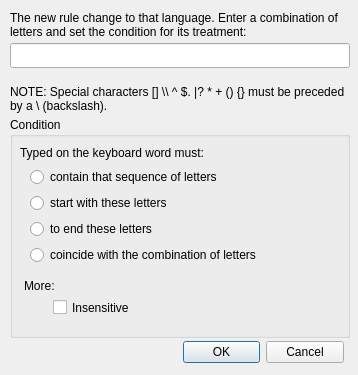
<?xml version="1.0" encoding="UTF-8"?>
<ui version="4.0">
 <class>AddRules</class>
 <widget class="QDialog" name="AddRules">
  <property name="geometry">
   <rect>
    <x>0</x>
    <y>0</y>
    <width>358</width>
    <height>375</height>
   </rect>
  </property>
  <property name="minimumSize">
   <size>
    <width>358</width>
    <height>375</height>
   </size>
  </property>
  <property name="maximumSize">
   <size>
    <width>358</width>
    <height>375</height>
   </size>
  </property>
  <property name="windowTitle">
   <string>Add your rule change...</string>
  </property>
  <widget class="QDialogButtonBox" name="cmdBox">
   <property name="geometry">
    <rect>
     <x>183</x>
     <y>340</y>
     <width>161</width>
     <height>25</height>
    </rect>
   </property>
   <property name="orientation">
    <enum>Qt::Horizontal</enum>
   </property>
   <property name="standardButtons">
    <set>QDialogButtonBox::Cancel|QDialogButtonBox::Ok</set>
   </property>
  </widget>
  <widget class="QLabel" name="label">
   <property name="geometry">
    <rect>
     <x>10</x>
     <y>-1</y>
     <width>341</width>
     <height>51</height>
    </rect>
   </property>
   <property name="text">
    <string>The new rule change to that language. Enter a combination of letters and set the condition for its treatment:</string>
   </property>
   <property name="wordWrap">
    <bool>true</bool>
   </property>
  </widget>
  <widget class="QLineEdit" name="txtWords">
   <property name="geometry">
    <rect>
     <x>10</x>
     <y>43</y>
     <width>340</width>
     <height>25</height>
    </rect>
   </property>
   <property name="minimumSize">
    <size>
     <width>0</width>
     <height>25</height>
    </size>
   </property>
   <property name="maximumSize">
    <size>
     <width>16777215</width>
     <height>25</height>
    </size>
   </property>
  </widget>
  <widget class="QLabel" name="label_2">
   <property name="geometry">
    <rect>
     <x>10</x>
     <y>73</y>
     <width>341</width>
     <height>51</height>
    </rect>
   </property>
   <property name="text">
    <string>NOTE: Special characters [] \\ ^ $. |? * + () {} must be preceded by a \ (backslash).</string>
   </property>
   <property name="wordWrap">
    <bool>true</bool>
   </property>
  </widget>
  <widget class="QGroupBox" name="groupBox">
   <property name="geometry">
    <rect>
     <x>10</x>
     <y>117</y>
     <width>340</width>
     <height>221</height>
    </rect>
   </property>
   <property name="title">
    <string>Condition</string>
   </property>
   <widget class="QLabel" name="label_3">
    <property name="geometry">
     <rect>
      <x>10</x>
      <y>20</y>
      <width>321</width>
      <height>31</height>
     </rect>
    </property>
    <property name="minimumSize">
     <size>
      <width>300</width>
      <height>0</height>
     </size>
    </property>
    <property name="text">
     <string>Typed on the keyboard word must:</string>
    </property>
   </widget>
   <widget class="QWidget" name="verticalLayoutWidget">
    <property name="geometry">
     <rect>
      <x>20</x>
      <y>50</y>
      <width>311</width>
      <height>101</height>
     </rect>
    </property>
    <layout class="QVBoxLayout" name="verticalLayout">
     <item>
      <widget class="QRadioButton" name="rdbComtaint">
       <property name="text">
        <string>contain that sequence of letters</string>
       </property>
      </widget>
     </item>
     <item>
      <widget class="QRadioButton" name="rdbStart">
       <property name="text">
        <string>start with these letters</string>
       </property>
      </widget>
     </item>
     <item>
      <widget class="QRadioButton" name="rdbEnd">
       <property name="text">
        <string>to end these letters</string>
       </property>
      </widget>
     </item>
     <item>
      <widget class="QRadioButton" name="rdbCoincide">
       <property name="text">
        <string>coincide with the combination of letters</string>
       </property>
      </widget>
     </item>
    </layout>
   </widget>
   <widget class="QLabel" name="label_4">
    <property name="geometry">
     <rect>
      <x>14</x>
      <y>161</y>
      <width>380</width>
      <height>15</height>
     </rect>
    </property>
    <property name="text">
     <string>More:</string>
    </property>
   </widget>
   <widget class="QCheckBox" name="chkInsensitive">
    <property name="geometry">
     <rect>
      <x>43</x>
      <y>180</y>
      <width>281</width>
      <height>21</height>
     </rect>
    </property>
    <property name="text">
     <string>Insensitive</string>
    </property>
   </widget>
  </widget>
 </widget>
 <resources/>
 <connections>
  <connection>
   <sender>cmdBox</sender>
   <signal>accepted()</signal>
   <receiver>AddRules</receiver>
   <slot>accept()</slot>
   <hints>
    <hint type="sourcelabel">
     <x>248</x>
     <y>254</y>
    </hint>
    <hint type="destinationlabel">
     <x>157</x>
     <y>274</y>
    </hint>
   </hints>
  </connection>
  <connection>
   <sender>cmdBox</sender>
   <signal>rejected()</signal>
   <receiver>AddRules</receiver>
   <slot>reject()</slot>
   <hints>
    <hint type="sourcelabel">
     <x>316</x>
     <y>260</y>
    </hint>
    <hint type="destinationlabel">
     <x>286</x>
     <y>274</y>
    </hint>
   </hints>
  </connection>
 </connections>
</ui>
